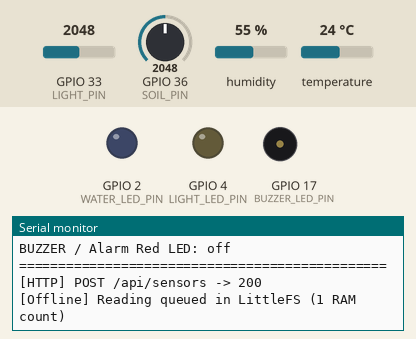
Simulated run of this sketch. Board: ESP32. Shown: output pins drawn as LEDs (lit = HIGH), buzzer (waves = sounding, pin HIGH), the last lines printed to the serial monitor. The test bench sets the inputs (shaded band); at power-on: humidity 55 %, GPIO 33 (LIGHT_PIN) = 2048, GPIO 36 (SOIL_PIN) = 2048, temperature 24 °C. WiFi joins after 1.5 s; servers stay silent unless stated; uploads are accepted with an empty reply; storage starts empty.

Above: at 4.7 s.
4.8 s: humidity set to 22 %
At 6.04 s:
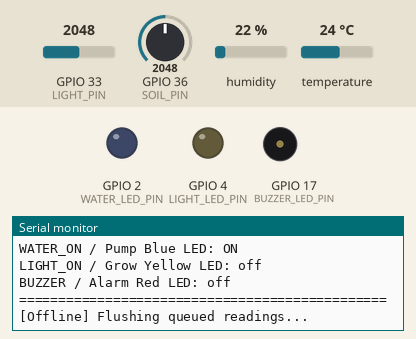
8.0 s: GPIO 33 (LIGHT_PIN) set to 1228
At 8.72 s:
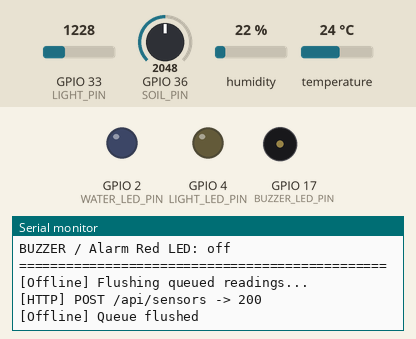
11.2 s: GPIO 36 (SOIL_PIN) set to 3972
At 12.8 s:
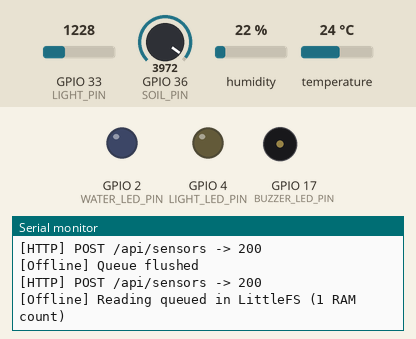
14.7 s: temperature set to 28 °C
At 15.95 s:
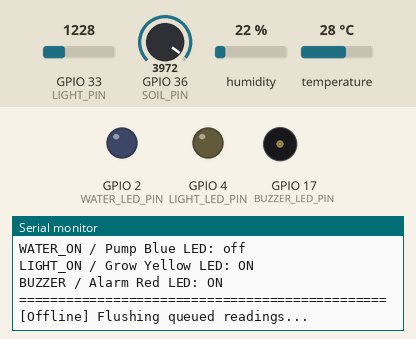

Measured:
- after the input at 4.8 s, the serial monitor: prints a new line after 1.0 s (image 1)
- after the input at 8.0 s, the serial monitor: prints a new line after 0.33 s (image 2)
- after the input at 14.7 s, the serial monitor: prints a new line after 1.0 s (image 4)

The sketch:

sketch.ino
```cpp
/*
  SeedDown Wokwi Simulation - Beginner Starter

  Real components:
  - DHT22 temperature/humidity sensor: GPIO15

  Simulated sensors:
  - POT1 Soil Moisture: GPIO36

  Real Wokwi sensors:
  - LDR Photoresistor Sensor AO: GPIO33

  Simulated actuators:
  - Blue LED WATER_ON / Pump: GPIO2
  - Yellow LED LIGHT_ON / Grow Light: GPIO4
  - Red LED BUZZER / Alarm: GPIO17

  Plant: Lettuce | Goal: Eco Save
  Test guide:
  - Turn POT1 (Soil) low    -> WATER_ON Blue LED lights
  - Lower LDR light level    -> LIGHT_ON Yellow LED lights
  - Drag DHT22 temp > 25C   -> BUZZER Red LED lights
*/

#include <DHTesp.h>
#include <WiFi.h>
#include <HTTPClient.h>
#include <LittleFS.h>

const char* WIFI_SSID = "Wokwi-GUEST";
const char* WIFI_PASSWORD = "";
const char* BACKEND_BASE_URL = "https://nextlevelfarm.onrender.com";
const char* DEVICE_ID = "beginner_starter";
const char* DEVICE_TOKEN = "sd_demo_beginner_starter";
const int DEFAULT_INTERVAL_SECONDS = 2;

// Real sensors
const int DHT_PIN = 15;

// Simulated analog sensors
const int SOIL_PIN = 36;
const int LIGHT_PIN = 33;

// Outputs
const int WATER_LED_PIN = 2;
const int LIGHT_LED_PIN = 4;
const int BUZZER_LED_PIN = 17;

DHTesp dht;
int offlineQueueCount = 0;

// These thresholds are set by AI in production based on plant x goal.
const float TEMP_MAX = 25.0;       // Lettuce + Eco Save: avoid heat stress.
const float HUMIDITY_MIN = 55.0;   // Lettuce + Eco Save: minimum safe humidity.
const int SOIL_TRIGGER = 3000;     // Lettuce + Eco Save: water when soil ADC falls below this dry threshold.
const int LIGHT_TRIGGER = 1500;    // Lettuce + Eco Save: turn light on when ADC falls below this dark threshold.

String statusLabel(bool warning) {
  return warning ? "WARNING" : "OK";
}

bool hasDeviceToken() {
  return strlen(DEVICE_TOKEN) > 0 && String(DEVICE_TOKEN) != "PASTE_DEVICE_TOKEN_HERE";
}

void connectWiFi() {
  if (WiFi.status() == WL_CONNECTED) return;
  Serial.print("[WiFi] Connecting to ");
  Serial.print(WIFI_SSID);
  WiFi.begin(WIFI_SSID, WIFI_PASSWORD);
  unsigned long started = millis();
  while (WiFi.status() != WL_CONNECTED && millis() - started < 8000) {
    delay(250);
    Serial.print(".");
  }
  Serial.println(WiFi.status() == WL_CONNECTED ? " connected" : " offline");
  if (WiFi.status() == WL_CONNECTED) {
    Serial.print("[WiFi] IP: ");
    Serial.println(WiFi.localIP());
  }
}

String httpPost(String path, String body, bool withToken = true) {
  if (WiFi.status() != WL_CONNECTED) return "";
  HTTPClient http;
  http.begin(String(BACKEND_BASE_URL) + path);
  http.addHeader("Content-Type", "application/json");
  if (withToken && hasDeviceToken()) http.addHeader("x-device-token", DEVICE_TOKEN);
  int status = http.POST(body);
  String response = http.getString();
  Serial.printf("[HTTP] POST %s -> %d\n", path.c_str(), status);
  if (response.length()) Serial.println(response);
  http.end();
  return status > 0 && status < 400 ? response : "";
}

String httpGet(String path, bool withToken = true) {
  if (WiFi.status() != WL_CONNECTED) return "";
  HTTPClient http;
  http.begin(String(BACKEND_BASE_URL) + path);
  if (withToken && hasDeviceToken()) http.addHeader("x-device-token", DEVICE_TOKEN);
  int status = http.GET();
  String response = http.getString();
  Serial.printf("[HTTP] GET %s -> %d\n", path.c_str(), status);
  if (response.length()) Serial.println(response);
  http.end();
  return status > 0 && status < 400 ? response : "";
}

void queueOfflineReading(const String& payload) {
  File file = LittleFS.open("/queue.txt", "a");
  if (!file) {
    Serial.println("[Offline] Could not open LittleFS queue");
    return;
  }
  file.println(payload);
  file.close();
  offlineQueueCount++;
  Serial.printf("[Offline] Reading queued in LittleFS (%d RAM count)\n", offlineQueueCount);
  if (offlineQueueCount % 10 == 0) Serial.println("[Offline] Batch of 10 readings persisted");
}

void flushOfflineQueue() {
  if (WiFi.status() != WL_CONNECTED || !LittleFS.exists("/queue.txt")) return;
  File file = LittleFS.open("/queue.txt", "r");
  if (!file) return;
  Serial.println("[Offline] Flushing queued readings...");
  while (file.available()) {
    String line = file.readStringUntil('\n');
    line.trim();
    if (line.length()) httpPost("/api/sensors", line);
  }
  file.close();
  LittleFS.remove("/queue.txt");
  offlineQueueCount = 0;
  Serial.println("[Offline] Queue flushed");
}

String commandPart(const String& text, int index) {
  int start = 0;
  for (int i = 0; i < index; i++) {
    start = text.indexOf('|', start);
    if (start < 0) return "";
    start++;
  }
  int end = text.indexOf('|', start);
  if (end < 0) end = text.length();
  return text.substring(start, end);
}

void executeCommand(const String& command) {
  bool water = command.indexOf("WATER_ON") >= 0;
  bool light = command.indexOf("LIGHT_ON") >= 0;
  bool buzzer = command.indexOf("BUZZER_ON") >= 0 || command.indexOf("GAS_ALERT") >= 0;
  digitalWrite(WATER_LED_PIN, water ? HIGH : LOW);
  digitalWrite(LIGHT_LED_PIN, light ? HIGH : LOW);
  digitalWrite(BUZZER_LED_PIN, buzzer ? HIGH : LOW);
  Serial.printf("[Command] WATER=%s LIGHT=%s BUZZER=%s\n", water ? "ON" : "off", light ? "ON" : "off", buzzer ? "ON" : "off");
}

void clearOutputs() {
  digitalWrite(WATER_LED_PIN, LOW);
  digitalWrite(LIGHT_LED_PIN, LOW);
  digitalWrite(BUZZER_LED_PIN, LOW);
}

void pollAndExecuteCommand() {
  String path = String("/api/sensors/command?deviceId=") + DEVICE_ID + "&format=text";
  String response = httpGet(path);
  response.trim();
  if (!response.length()) return;
  String command = commandPart(response, 0);
  String interval = commandPart(response, 1);
  String commandId = commandPart(response, 2);
  Serial.printf("[Command] Received: %s | interval=%s | id=%s\n", command.c_str(), interval.c_str(), commandId.c_str());
  executeCommand(command);
  if (commandId.length()) {
    String body = String("{\"deviceId\":\"") + DEVICE_ID + "\",\"commandId\":\"" + commandId + "\"}";
    httpPost("/api/sensors/command-result", body);
  }
}

void printBootInfo() {
  Serial.println();
  Serial.println("==================================================");
  Serial.println("SeedDown Wokwi Package: Beginner Starter");
  Serial.println("Plant: Lettuce | Goal: Eco Save");
  Serial.println("--------------------------------------------------");
  Serial.println("Sensor mapping:");
  Serial.println("  DHT22 real sensor       -> GPIO15");
  Serial.println("  POT1 Soil Moisture      -> GPIO36 ADC");
  Serial.println("  LDR Photoresistor AO    -> GPIO33 ADC");
  Serial.println("Output mapping:");
  Serial.println("  WATER_ON / Pump Blue    -> GPIO2");
  Serial.println("  LIGHT_ON / Grow Yellow  -> GPIO4");
  Serial.println("  BUZZER / Alarm Red      -> GPIO17");
  Serial.println("==================================================");
}

void setup() {
  Serial.begin(115200);
  dht.setup(DHT_PIN, DHTesp::DHT22);

  pinMode(WATER_LED_PIN, OUTPUT);
  pinMode(LIGHT_LED_PIN, OUTPUT);
  pinMode(BUZZER_LED_PIN, OUTPUT);

  digitalWrite(WATER_LED_PIN, LOW);
  digitalWrite(LIGHT_LED_PIN, LOW);
  digitalWrite(BUZZER_LED_PIN, LOW);

  printBootInfo();
  if (LittleFS.begin(true)) Serial.println("[LittleFS] ready for offline queue");
  else Serial.println("[LittleFS] failed");
  connectWiFi();
  flushOfflineQueue();
  delay(2000);
}

void loop() {
  TempAndHumidity air = dht.getTempAndHumidity();
  int soilRaw = analogRead(SOIL_PIN);
  int lightRaw = analogRead(LIGHT_PIN);

  bool tempWarning = air.temperature > TEMP_MAX;
  bool humidityWarning = air.humidity < HUMIDITY_MIN;
  bool soilDry = soilRaw < SOIL_TRIGGER;
  bool lightLow = lightRaw < LIGHT_TRIGGER;

  clearOutputs(); // Physical LEDs are driven only after the backend command is received.

  Serial.println();
  Serial.println("========== SeedDown Beginner Starter ==========");
  Serial.println("Plant: Lettuce | Goal: Eco Save");
  Serial.println("----- Sensor Readings -----");
  Serial.printf("Temperature: %.1f degC | Threshold max %.1f | %s\n",
                air.temperature, TEMP_MAX, statusLabel(tempWarning).c_str());
  Serial.printf("Humidity: %.1f %% | Threshold min %.1f | %s\n",
                air.humidity, HUMIDITY_MIN, statusLabel(humidityWarning).c_str());
  Serial.printf("Soil Moisture POT1 raw: %d | Trigger < %d | %s\n",
                soilRaw, SOIL_TRIGGER, statusLabel(soilDry).c_str());
  Serial.printf("Light LDR real sensor raw: %d | Trigger < %d | %s\n",
                lightRaw, LIGHT_TRIGGER, statusLabel(lightLow).c_str());

  Serial.println("----- Local Threshold Preview (backend command drives LEDs) -----");
  Serial.printf("WATER_ON / Pump Blue LED: %s\n", soilDry ? "ON" : "off");
  Serial.printf("LIGHT_ON / Grow Yellow LED: %s\n", lightLow ? "ON" : "off");
  Serial.printf("BUZZER / Alarm Red LED: %s\n", tempWarning ? "ON" : "off");
  Serial.println("===============================================");

  String payload = String("{\"deviceId\":\"") + DEVICE_ID + "\"" +
    ",\"packageLevel\":\"starter\"" +
    ",\"temperature\":" + String(air.temperature, 2) +
    ",\"humidity\":" + String(air.humidity, 2) +
    ",\"soilRaw\":" + soilRaw +
    ",\"lightRaw\":" + lightRaw +
    ",\"intervalSeconds\":" + DEFAULT_INTERVAL_SECONDS +
    "}";

  connectWiFi();
  if (WiFi.status() == WL_CONNECTED) {
    flushOfflineQueue();
    String response = httpPost("/api/sensors", payload);
    if (response.length()) pollAndExecuteCommand();
    else queueOfflineReading(payload);
  } else {
    queueOfflineReading(payload);
  }

  delay(DEFAULT_INTERVAL_SECONDS * 1000);
}
```
